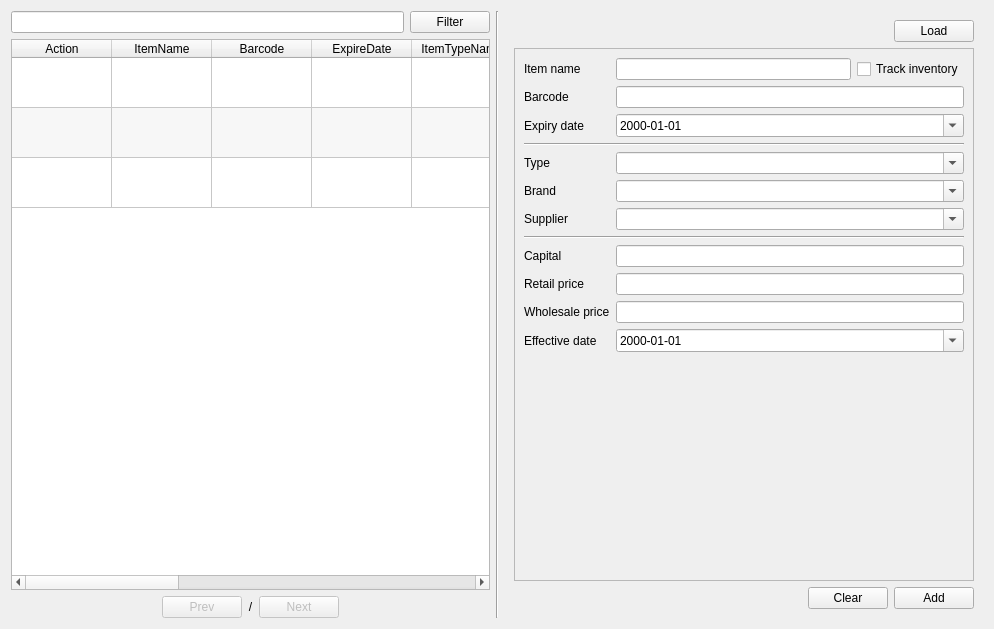
<?xml version="1.0" encoding="UTF-8"?>
<ui version="4.0">
 <class>FormManageItem</class>
 <widget class="QWidget" name="FormManageItem">
  <property name="geometry">
   <rect>
    <x>0</x>
    <y>0</y>
    <width>994</width>
    <height>629</height>
   </rect>
  </property>
  <property name="windowTitle">
   <string>Manage item</string>
  </property>
  <layout class="QHBoxLayout" name="horizontalLayout_6">
   <item>
    <layout class="QVBoxLayout" name="verticalLayout">
     <item>
      <layout class="QHBoxLayout" name="horizontalLayout">
       <item>
        <widget class="QLineEdit" name="lineEditFilter"/>
       </item>
       <item>
        <widget class="QPushButton" name="pushButtonFilter">
         <property name="text">
          <string>Filter</string>
         </property>
        </widget>
       </item>
      </layout>
     </item>
     <item>
      <widget class="QTableWidget" name="tableWidgetData">
       <property name="editTriggers">
        <set>QAbstractItemView::NoEditTriggers</set>
       </property>
       <property name="alternatingRowColors">
        <bool>true</bool>
       </property>
       <property name="verticalScrollMode">
        <enum>QAbstractItemView::ScrollPerPixel</enum>
       </property>
       <property name="horizontalScrollMode">
        <enum>QAbstractItemView::ScrollPerPixel</enum>
       </property>
       <property name="gridStyle">
        <enum>Qt::SolidLine</enum>
       </property>
       <property name="sortingEnabled">
        <bool>false</bool>
       </property>
       <attribute name="horizontalHeaderStretchLastSection">
        <bool>true</bool>
       </attribute>
       <attribute name="verticalHeaderVisible">
        <bool>false</bool>
       </attribute>
       <attribute name="verticalHeaderDefaultSectionSize">
        <number>50</number>
       </attribute>
       <attribute name="verticalHeaderMinimumSectionSize">
        <number>30</number>
       </attribute>
       <row>
        <property name="text">
         <string>New Row</string>
        </property>
       </row>
       <row>
        <property name="text">
         <string>New Row</string>
        </property>
       </row>
       <row>
        <property name="text">
         <string>New Row</string>
        </property>
       </row>
       <column>
        <property name="text">
         <string>Action</string>
        </property>
       </column>
       <column>
        <property name="text">
         <string>ItemName</string>
        </property>
       </column>
       <column>
        <property name="text">
         <string>Barcode</string>
        </property>
       </column>
       <column>
        <property name="text">
         <string>ExpireDate</string>
        </property>
       </column>
       <column>
        <property name="text">
         <string>ItemTypeName</string>
        </property>
       </column>
       <column>
        <property name="text">
         <string>BrandName</string>
        </property>
       </column>
       <column>
        <property name="text">
         <string>SupplierName</string>
        </property>
       </column>
       <column>
        <property name="text">
         <string>SalesGroupName</string>
        </property>
       </column>
       <column>
        <property name="text">
         <string>Capital</string>
        </property>
       </column>
       <column>
        <property name="text">
         <string>Price</string>
        </property>
       </column>
       <column>
        <property name="text">
         <string>Discount</string>
        </property>
       </column>
       <column>
        <property name="text">
         <string>EffectiveDate</string>
        </property>
       </column>
       <column>
        <property name="text">
         <string>PromoName</string>
        </property>
       </column>
       <column>
        <property name="text">
         <string>UpdateTs</string>
        </property>
       </column>
      </widget>
     </item>
     <item>
      <layout class="QHBoxLayout" name="horizontalLayout_2">
       <item>
        <spacer name="horizontalSpacer">
         <property name="orientation">
          <enum>Qt::Horizontal</enum>
         </property>
         <property name="sizeHint" stdset="0">
          <size>
           <width>40</width>
           <height>20</height>
          </size>
         </property>
        </spacer>
       </item>
       <item>
        <widget class="QPushButton" name="pushButtonPrev">
         <property name="enabled">
          <bool>false</bool>
         </property>
         <property name="text">
          <string>Prev</string>
         </property>
        </widget>
       </item>
       <item>
        <widget class="QLabel" name="labelPageIndicator">
         <property name="text">
          <string>&lt;CurrentPage&gt;/&lt;TotalPage&gt;</string>
         </property>
         <property name="alignment">
          <set>Qt::AlignCenter</set>
         </property>
        </widget>
       </item>
       <item>
        <widget class="QPushButton" name="pushButtonNext">
         <property name="enabled">
          <bool>false</bool>
         </property>
         <property name="text">
          <string>Next</string>
         </property>
        </widget>
       </item>
       <item>
        <spacer name="horizontalSpacer_2">
         <property name="orientation">
          <enum>Qt::Horizontal</enum>
         </property>
         <property name="sizeHint" stdset="0">
          <size>
           <width>40</width>
           <height>20</height>
          </size>
         </property>
        </spacer>
       </item>
      </layout>
     </item>
    </layout>
   </item>
   <item>
    <widget class="Line" name="line">
     <property name="orientation">
      <enum>Qt::Vertical</enum>
     </property>
    </widget>
   </item>
   <item>
    <widget class="QFrame" name="">
     <property name="maximumSize">
      <size>
       <width>500</width>
       <height>16777215</height>
      </size>
     </property>
     <layout class="QVBoxLayout" name="verticalLayout_2">
      <item>
       <layout class="QHBoxLayout" name="horizontalLayout_5">
        <item>
         <spacer name="horizontalSpacer_4">
          <property name="orientation">
           <enum>Qt::Horizontal</enum>
          </property>
          <property name="sizeHint" stdset="0">
           <size>
            <width>40</width>
            <height>20</height>
           </size>
          </property>
         </spacer>
        </item>
        <item>
         <widget class="QPushButton" name="pushButtonLoad">
          <property name="text">
           <string>Load</string>
          </property>
         </widget>
        </item>
       </layout>
      </item>
      <item>
       <widget class="QScrollArea" name="scrollArea">
        <property name="widgetResizable">
         <bool>true</bool>
        </property>
        <widget class="QWidget" name="scrollAreaWidgetContents">
         <property name="geometry">
          <rect>
           <x>0</x>
           <y>0</y>
           <width>476</width>
           <height>545</height>
          </rect>
         </property>
         <layout class="QFormLayout" name="formLayout">
          <item row="0" column="0">
           <widget class="QLabel" name="label">
            <property name="text">
             <string>Item name</string>
            </property>
           </widget>
          </item>
          <item row="0" column="1">
           <layout class="QHBoxLayout" name="horizontalLayout_7">
            <item>
             <widget class="QLineEdit" name="lineEditItemName"/>
            </item>
            <item>
             <widget class="QCheckBox" name="checkBoxTrackInventory">
              <property name="text">
               <string>Track inventory</string>
              </property>
             </widget>
            </item>
           </layout>
          </item>
          <item row="1" column="0">
           <widget class="QLabel" name="label_2">
            <property name="text">
             <string>Barcode</string>
            </property>
           </widget>
          </item>
          <item row="1" column="1">
           <widget class="QLineEdit" name="lineEditBarcode"/>
          </item>
          <item row="2" column="0">
           <widget class="QLabel" name="label_3">
            <property name="text">
             <string>Expiry date</string>
            </property>
           </widget>
          </item>
          <item row="2" column="1">
           <widget class="QDateEdit" name="dateEditExpireDate">
            <property name="displayFormat">
             <string>yyyy-MM-dd</string>
            </property>
            <property name="calendarPopup">
             <bool>true</bool>
            </property>
           </widget>
          </item>
          <item row="4" column="0">
           <widget class="QLabel" name="label_4">
            <property name="text">
             <string>Type</string>
            </property>
           </widget>
          </item>
          <item row="4" column="1">
           <widget class="QComboBox" name="comboBoxItemTypeName">
            <property name="editable">
             <bool>true</bool>
            </property>
            <property name="insertPolicy">
             <enum>QComboBox::NoInsert</enum>
            </property>
           </widget>
          </item>
          <item row="5" column="0">
           <widget class="QLabel" name="label_5">
            <property name="text">
             <string>Brand</string>
            </property>
           </widget>
          </item>
          <item row="5" column="1">
           <widget class="QComboBox" name="comboBoxBrandName">
            <property name="editable">
             <bool>true</bool>
            </property>
            <property name="insertPolicy">
             <enum>QComboBox::NoInsert</enum>
            </property>
           </widget>
          </item>
          <item row="6" column="0">
           <widget class="QLabel" name="label_6">
            <property name="text">
             <string>Supplier</string>
            </property>
           </widget>
          </item>
          <item row="6" column="1">
           <widget class="QComboBox" name="comboBoxSupplierName">
            <property name="editable">
             <bool>true</bool>
            </property>
            <property name="insertPolicy">
             <enum>QComboBox::NoInsert</enum>
            </property>
           </widget>
          </item>
          <item row="8" column="0">
           <widget class="QLabel" name="label_10">
            <property name="text">
             <string>Capital</string>
            </property>
           </widget>
          </item>
          <item row="8" column="1">
           <widget class="QLineEdit" name="lineEditCapital">
            <property name="alignment">
             <set>Qt::AlignRight|Qt::AlignTrailing|Qt::AlignVCenter</set>
            </property>
           </widget>
          </item>
          <item row="9" column="0">
           <widget class="QLabel" name="label_8">
            <property name="text">
             <string>Retail price</string>
            </property>
           </widget>
          </item>
          <item row="9" column="1">
           <widget class="QLineEdit" name="lineEditRetailPrice">
            <property name="alignment">
             <set>Qt::AlignRight|Qt::AlignTrailing|Qt::AlignVCenter</set>
            </property>
           </widget>
          </item>
          <item row="10" column="0">
           <widget class="QLabel" name="label_11">
            <property name="text">
             <string>Wholesale price</string>
            </property>
           </widget>
          </item>
          <item row="10" column="1">
           <widget class="QLineEdit" name="lineEditWholesalePrice">
            <property name="alignment">
             <set>Qt::AlignRight|Qt::AlignTrailing|Qt::AlignVCenter</set>
            </property>
           </widget>
          </item>
          <item row="11" column="0">
           <widget class="QLabel" name="label_7">
            <property name="text">
             <string>Effective date</string>
            </property>
           </widget>
          </item>
          <item row="11" column="1">
           <widget class="QDateEdit" name="dateEditEffectiveDate">
            <property name="displayFormat">
             <string>yyyy-MM-dd</string>
            </property>
            <property name="calendarPopup">
             <bool>true</bool>
            </property>
           </widget>
          </item>
          <item row="3" column="0" colspan="2">
           <widget class="Line" name="line_2">
            <property name="orientation">
             <enum>Qt::Horizontal</enum>
            </property>
           </widget>
          </item>
          <item row="7" column="0" colspan="2">
           <widget class="Line" name="line_3">
            <property name="orientation">
             <enum>Qt::Horizontal</enum>
            </property>
           </widget>
          </item>
         </layout>
        </widget>
       </widget>
      </item>
      <item>
       <layout class="QHBoxLayout" name="horizontalLayout_3">
        <item>
         <spacer name="horizontalSpacer_3">
          <property name="orientation">
           <enum>Qt::Horizontal</enum>
          </property>
          <property name="sizeHint" stdset="0">
           <size>
            <width>40</width>
            <height>20</height>
           </size>
          </property>
         </spacer>
        </item>
        <item>
         <widget class="QPushButton" name="pushButtonClear">
          <property name="text">
           <string>Clear</string>
          </property>
         </widget>
        </item>
        <item>
         <widget class="QPushButton" name="pushButtonAdd">
          <property name="text">
           <string>Add</string>
          </property>
         </widget>
        </item>
       </layout>
      </item>
     </layout>
    </widget>
   </item>
  </layout>
 </widget>
 <resources/>
 <connections/>
</ui>
